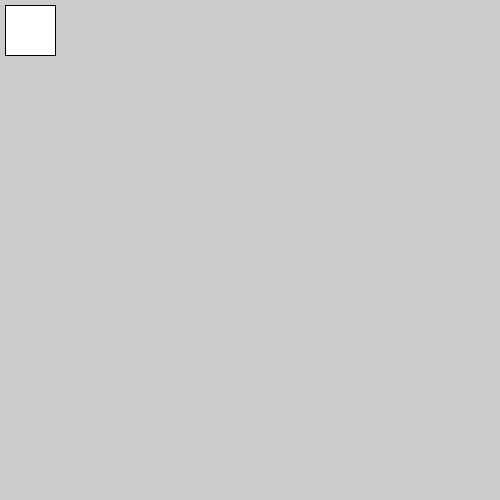
Frame 1 (no input)
Frame 60 (the mouse pressed at the canvas centre just before this capture): identical to frame 1, image omitted
Frame 120 (the mouse held since frame 60 and released just before this capture): identical to frame 1, image omitted

The Processing sketch that drew this single still picture (run headless with seeded random() and noise(); from frame 60 on, the mouse is pressed at the canvas centre):

// Processing sketch: h12
// ── h12.pde
int X = 5 ;

void setup()
{
size(500,500);
}

void draw()
{
  rect(X,X,50,50);

}
void keyPressed()
{
  
     if (keyCode == UP)
     {
        X += 5;
     }
   
    


}
 
  

/*arrow left = 37
arrow up = 38
arrow right = 39
arrow down = 40
*/
